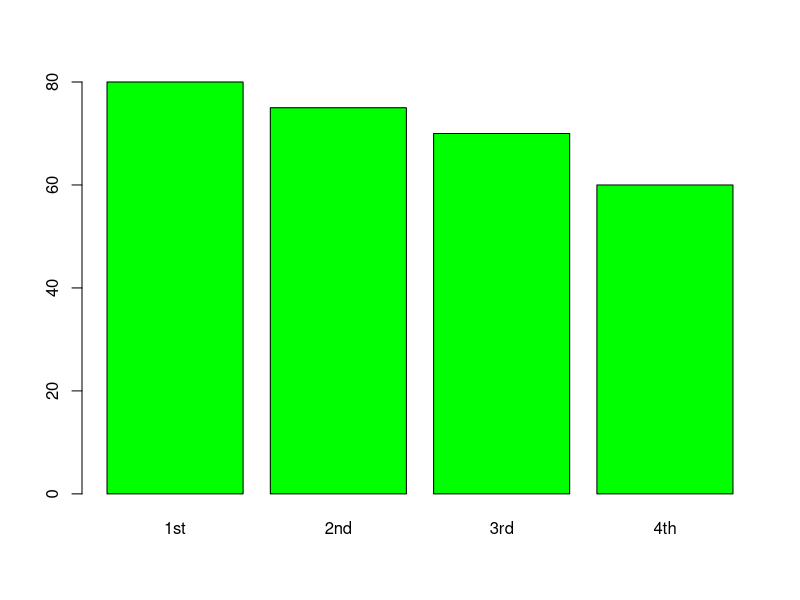
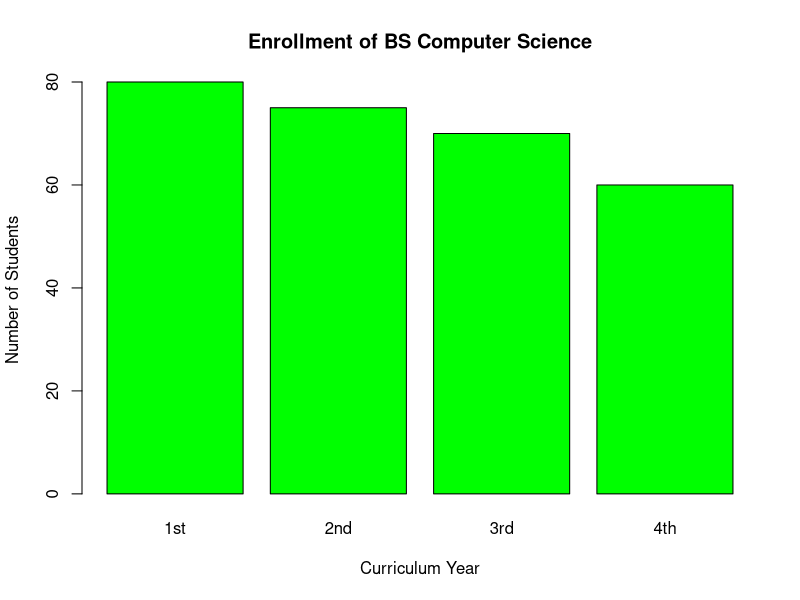
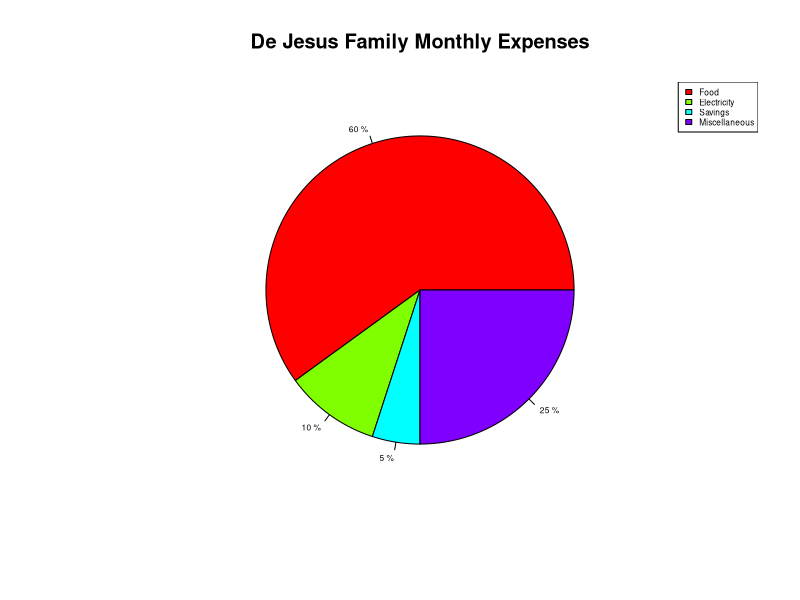
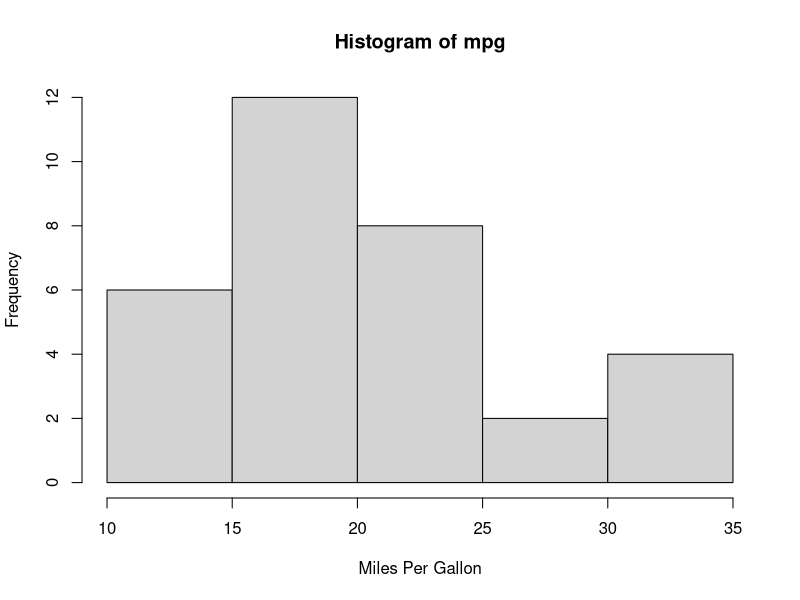
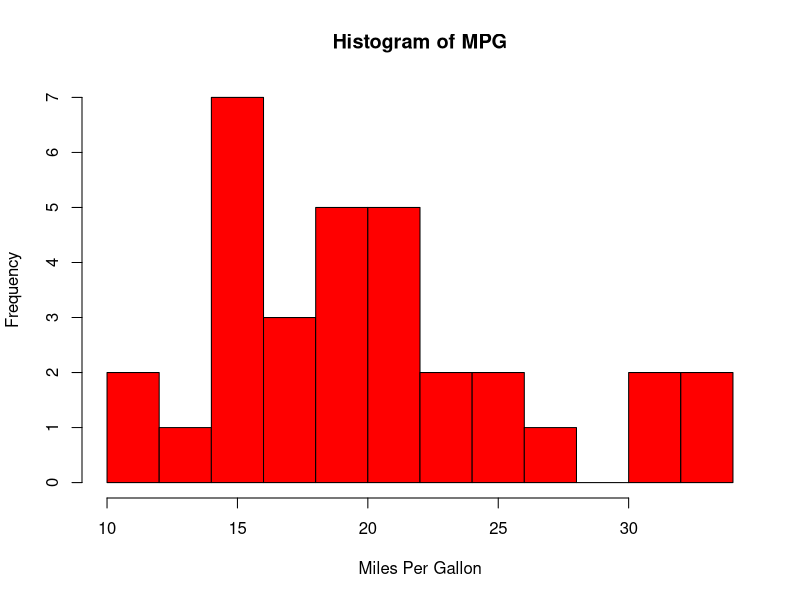
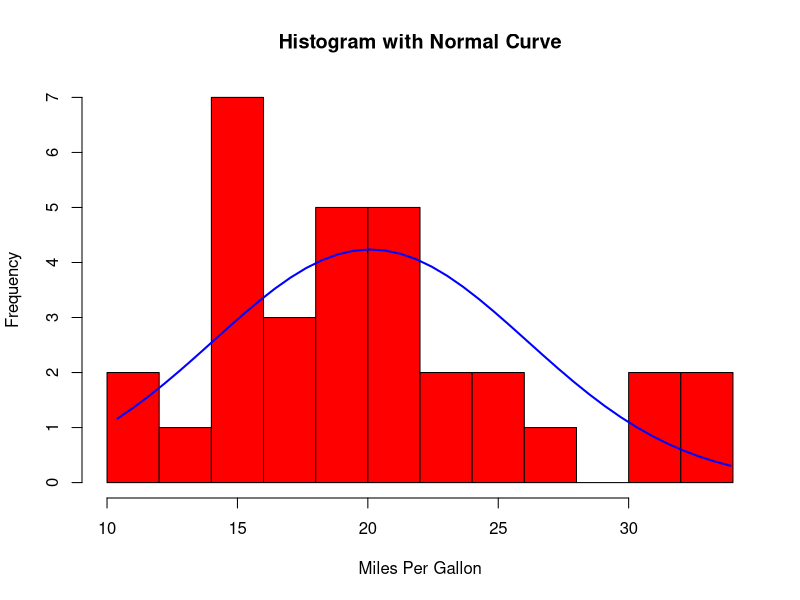
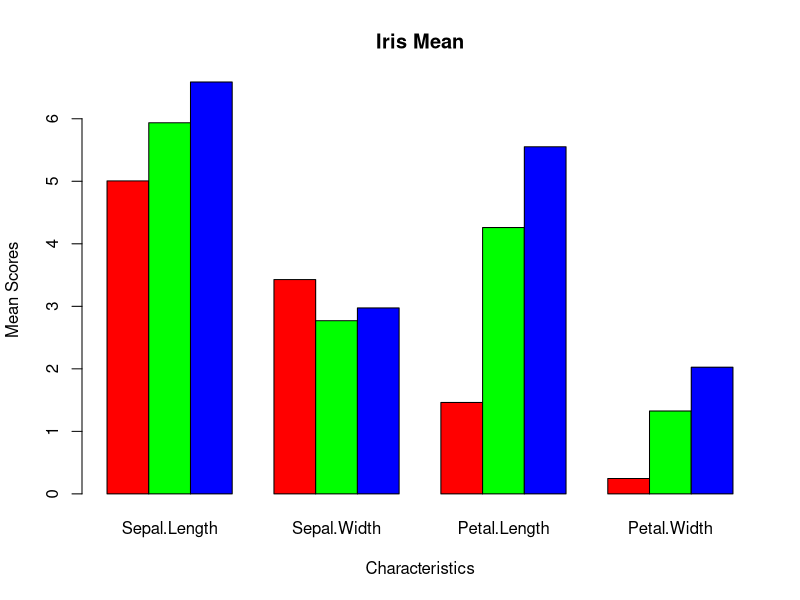

Here is the R script that generated these plots, in order:
## ---- chunk 1
#1. The table shows the enrollment of BS in Computer Science, SY 2010-2011.

#Course Year 2019 - 2020
#  1st     |     80      
#  2nd     |     75     
#  3rd     |     70       
#  4th     |     60  
## ---- chunk 2
#a. Plot the data using a bar graph. Write the codes and copy the result.

date1 <- c("1st", "2nd", "3rd", "4th")
date2 <- c(80,75,70,60)

graph<- barplot(date2, names.arg = date1, col = "green")
## ---- chunk 3
#b. Using the same table, label the barchart with
#Title = ” Enrollment of BS Computer Science
#horizontal axis = “Curriculum Year” and
#vertical axis = “number of students”

graph<- barplot(date2, names.arg = date1, 
                main = "Enrollment of BS Computer Science", 
                ylab = "Number of Students", xlab = "Curriculum Year", 
                col = "green")
## ---- chunk 4
#2. The monthly income of De Jesus family was spent on the following:
#   60% on Food, 10% on electricity, 5% for savings, and
#   25% for other miscellaneous expenses.
## ---- chunk 5
#a. Create a table for the above scenario.
#   Write the codes and its result.

  expences <- c("Food", "Electricity", "Savings", "Miscellaneous_expenses")
  spent <- c(60, 10, 5, 25)

Mdata <- data.frame(expences, spent)
Mdata
Mdata2 <- table(Mdata)
Mdata2
## ---- chunk 6
#b. Plot the data using a pie chart. Add labels, colors and legend.
#   Write the codes and its result.

pie_data <- c( 60, 10, 5, 25)

Pdata <- round(pie_data/sum(pie_data)*100,1)
Pdata <- paste(Pdata, "%", sep = " ")

piechart <- pie( pie_data, labels = Pdata, cex = 0.5, col = rainbow(4), main = 
                   "De Jesus Family Monthly Expenses")
legend("topright", c("Food", "Electricity", "Savings", "Miscellaneous"),
       cex = 0.5 , fill =rainbow(4))

## ---- chunk 7
#3. Open the mtcars dataset.
    
data("mtcars")
dset <- mtcars$mpg
dset
## ---- chunk 8
#a. Create a simple histogram specifically for mpg (miles per gallon) variable.
#   Use $ to select the mpg only. Write the codes and its result.
#   Note: breaks= controls the number of bins.

dataset1 <-hist(dset, xlab="Miles Per Gallon",
                  main="Histogram of mpg")
## ---- chunk 9
#b. Colored histogram with different number of bins.
dataset2 <-hist(dset, breaks=12, col="red", xlab="Miles Per Gallon",
                  main="Histogram of MPG")
## ---- chunk 10
#c. Add a Normal Curve. Copy the result.
    
dataset3 <-hist(dset, breaks=12, col="red", xlab="Miles Per Gallon",
         main="Histogram with Normal Curve")
         xfit<-seq(min(dset),max(dset),length=40)
         yfit<-dnorm(xfit,mean=mean(dset),sd=sd(dset))
         yfit <- yfit*diff(dataset3$mids[1:2])*length(dset)
         lines(xfit, yfit, col="blue", lwd=2)
## ---- chunk 11
#4. Open the iris dataset. Create a subset for each species.
## ---- chunk 12
#a. Write the codes and its result.

data("iris")
seto <- subset(iris, Species == "setosa")
versi <- subset(iris, Species == "versicolor")
virgi <- subset(iris, Species == "virginica")
## ---- chunk 13
#b. Get the mean for every characteristics of each species using colMeans().
#Write the codes and its result.
    
#Example: setosa <- colMeans(setosa[sapply(setosaDF,is.numeric)])
   
  seto <- subset(iris, Species == "setosa")
  setosa <- colMeans(seto[sapply(seto,is.numeric)])
  setosa

  versi <- subset(iris, Species == "versicolor")
  versicolor <- colMeans(versi[sapply(versi,is.numeric)])
  versicolor

  virgi <- subset(iris, Species == "virginica")
  virginica <- colMeans(virgi[sapply(virgi,is.numeric)])
  virginica

## ---- chunk 14
#c. Combine all species by using rbind()
#   The table should be look like this:

#   Sepal.Length Sepal.Width Petal.Length Petal.Width
#   setosa
#   versicolor
#   virginica
    
table <- rbind(setosa, versicolor, virginica)
table
## ---- chunk 15
#d. From the data in 4-c: Create the barplot().
#   Write the codes and its result.
#   The barplot should be like this.

barplot(table, beside = TRUE,
        main = "Iris Mean",
        xlab = "Characteristics",
        ylab = "Mean Scores",
        col = c("red","green","blue"))

    #Figure 1: Iris Data using Barplot
